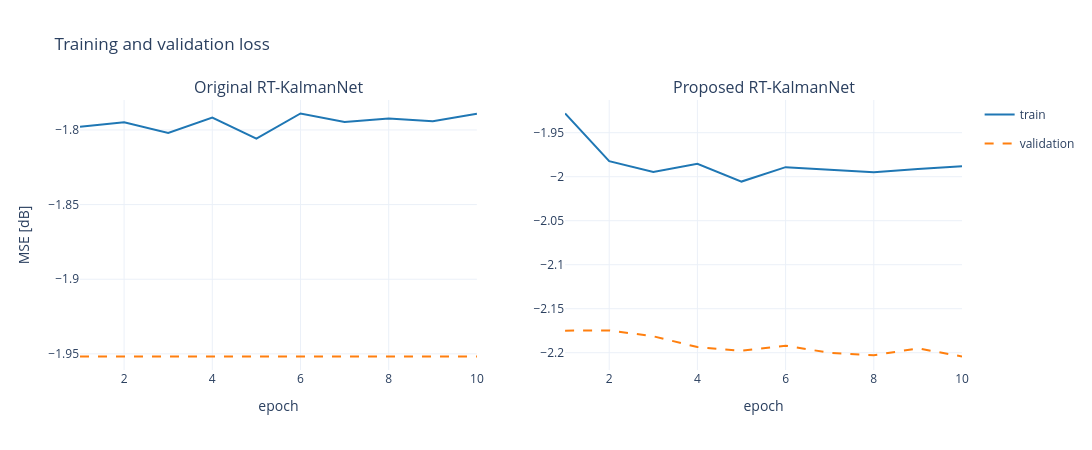

Source (notebook cell):
### Markdown cell above
## 9. Training and validation loss

One panel per trained network. A flat curve for the Original network is the expected consequence of
the non-differentiable tolerance path discussed above.

### Code cell
if histories:
    names = list(histories.keys())
    fig = make_subplots(rows=1, cols=len(names),
                         subplot_titles=[f"{n} RT-KalmanNet" for n in names])
    for col, name in enumerate(names, start=1):
        h = histories[name]
        ep = list(range(1, len(h["train_dB"]) + 1))
        fig.add_trace(go.Scatter(x=ep, y=h["train_dB"], mode="lines", name="train",
                                  line=dict(color="#1f77b4", width=2), legendgroup="train",
                                  showlegend=(col == 1)), row=1, col=col)
        fig.add_trace(go.Scatter(x=ep, y=h["val_dB"], mode="lines", name="validation",
                                  line=dict(color="#ff7f0e", width=2, dash="dash"),
                                  legendgroup="val", showlegend=(col == 1)), row=1, col=col)
        fig.update_xaxes(title_text="epoch", row=1, col=col)
    fig.update_yaxes(title_text="MSE [dB]", row=1, col=1)
    fig.update_layout(title="Training and validation loss", height=450, width=550 * len(names),
                       template="plotly_white", hovermode="x unified")
    fig.show()
else:
    print("no network was trained")

### Figure 1 — Plotly figure (JSON) as saved in the notebook; plotly's stock layout.template omitted (floating-point values rounded to 4 significant figures)
{"data": [{"legendgroup": "train", "line": {"color": "#1f77b4", "width": 2}, "mode": "lines", "name": "train", "showlegend": true, "type": "scatter", "x": [1, 2, 3, 4, 5, 6, 7, 8, 9, 10], "xaxis": "x", "y": [-1.798, -1.795, -1.802, -1.792, -1.806, -1.789, -1.795, -1.792, -1.794, -1.789], "yaxis": "y"}, {"legendgroup": "val", "line": {"color": "#ff7f0e", "dash": "dash", "width": 2}, "mode": "lines", "name": "validation", "showlegend": true, "type": "scatter", "x": [1, 2, 3, 4, 5, 6, 7, 8, 9, 10], "xaxis": "x", "y": [-1.952, -1.952, -1.952, -1.952, -1.952, -1.952, -1.952, -1.952, -1.952, -1.952], "yaxis": "y"}, {"legendgroup": "train", "line": {"color": "#1f77b4", "width": 2}, "mode": "lines", "name": "train", "showlegend": false, "type": "scatter", "x": [1, 2, 3, 4, 5, 6, 7, 8, 9, 10], "xaxis": "x2", "y": [-1.928, -1.982, -1.995, -1.985, -2.006, -1.989, -1.992, -1.995, -1.991, -1.988], "yaxis": "y2"}, {"legendgroup": "val", "line": {"color": "#ff7f0e", "dash": "dash", "width": 2}, "mode": "lines", "name": "validation", "showlegend": false, "type": "scatter", "x": [1, 2, 3, 4, 5, 6, 7, 8, 9, 10], "xaxis": "x2", "y": [-2.175, -2.175, -2.181, -2.194, -2.198, -2.192, -2.2, -2.203, -2.195, -2.204], "yaxis": "y2"}], "layout": {"annotations": [{"font": {"size": 16}, "showarrow": false, "text": "Original RT-KalmanNet", "x": 0.225, "xanchor": "center", "xref": "paper", "y": 1, "yanchor": "bottom", "yref": "paper"}, {"font": {"size": 16}, "showarrow": false, "text": "Proposed RT-KalmanNet", "x": 0.775, "xanchor": "center", "xref": "paper", "y": 1, "yanchor": "bottom", "yref": "paper"}], "height": 450, "hovermode": "x unified", "title": {"text": "Training and validation loss"}, "width": 1100, "xaxis": {"anchor": "y", "domain": [0, 0.45], "title": {"text": "epoch"}}, "xaxis2": {"anchor": "y2", "domain": [0.55, 1], "title": {"text": "epoch"}}, "yaxis": {"anchor": "x", "domain": [0, 1], "title": {"text": "MSE [dB]"}}, "yaxis2": {"anchor": "x2", "domain": [0, 1]}}}
